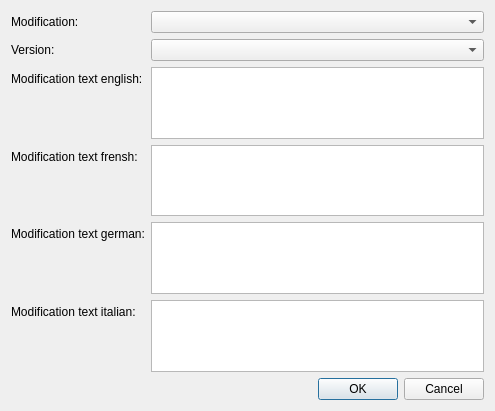
<?xml version="1.0" encoding="UTF-8"?>
<ui version="4.0">
 <class>mdtClUnitLinkModificationDialog</class>
 <widget class="QDialog" name="mdtClUnitLinkModificationDialog">
  <property name="geometry">
   <rect>
    <x>0</x>
    <y>0</y>
    <width>495</width>
    <height>411</height>
   </rect>
  </property>
  <property name="windowTitle">
   <string>Unit link modification edition</string>
  </property>
  <layout class="QVBoxLayout" name="verticalLayout">
   <item>
    <layout class="QFormLayout" name="formLayout">
     <item row="0" column="0">
      <widget class="QLabel" name="lbLinkModification">
       <property name="text">
        <string>Modification:</string>
       </property>
      </widget>
     </item>
     <item row="0" column="1">
      <widget class="QComboBox" name="cbLinkModification"/>
     </item>
     <item row="1" column="0">
      <widget class="QLabel" name="lbLinkVersion">
       <property name="text">
        <string>Version:</string>
       </property>
      </widget>
     </item>
     <item row="1" column="1">
      <widget class="QComboBox" name="cbLinkVersion"/>
     </item>
     <item row="2" column="0">
      <widget class="QLabel" name="lbModificationTextEN">
       <property name="text">
        <string>Modification text english:</string>
       </property>
      </widget>
     </item>
     <item row="2" column="1">
      <widget class="QPlainTextEdit" name="teModificationTextEN"/>
     </item>
     <item row="3" column="0">
      <widget class="QLabel" name="lbModificationTextFR">
       <property name="text">
        <string>Modification text frensh:</string>
       </property>
      </widget>
     </item>
     <item row="3" column="1">
      <widget class="QPlainTextEdit" name="teModificationTextFR"/>
     </item>
     <item row="4" column="0">
      <widget class="QLabel" name="lbModificationTextDE">
       <property name="text">
        <string>Modification text german:</string>
       </property>
      </widget>
     </item>
     <item row="4" column="1">
      <widget class="QPlainTextEdit" name="teModificationTextDE"/>
     </item>
     <item row="5" column="0">
      <widget class="QLabel" name="lbModificationTextIT">
       <property name="text">
        <string>Modification text italian:</string>
       </property>
      </widget>
     </item>
     <item row="5" column="1">
      <widget class="QPlainTextEdit" name="teModificationTextIT"/>
     </item>
    </layout>
   </item>
   <item>
    <widget class="QDialogButtonBox" name="buttonBox">
     <property name="orientation">
      <enum>Qt::Horizontal</enum>
     </property>
     <property name="standardButtons">
      <set>QDialogButtonBox::Cancel|QDialogButtonBox::Ok</set>
     </property>
    </widget>
   </item>
  </layout>
 </widget>
 <resources/>
 <connections>
  <connection>
   <sender>buttonBox</sender>
   <signal>accepted()</signal>
   <receiver>mdtClUnitLinkModificationDialog</receiver>
   <slot>accept()</slot>
   <hints>
    <hint type="sourcelabel">
     <x>248</x>
     <y>254</y>
    </hint>
    <hint type="destinationlabel">
     <x>157</x>
     <y>274</y>
    </hint>
   </hints>
  </connection>
  <connection>
   <sender>buttonBox</sender>
   <signal>rejected()</signal>
   <receiver>mdtClUnitLinkModificationDialog</receiver>
   <slot>reject()</slot>
   <hints>
    <hint type="sourcelabel">
     <x>316</x>
     <y>260</y>
    </hint>
    <hint type="destinationlabel">
     <x>286</x>
     <y>274</y>
    </hint>
   </hints>
  </connection>
 </connections>
</ui>
